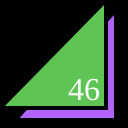
Frame 1 (no input)
Frame 60 (no input): identical to frame 1, image omitted
Frame 120 (the mouse pressed at the canvas centre since frame 60): identical to frame 1, image omitted

The p5.js sketch that drew this single still picture (run headless with seeded random() and noise() and a simulated clock; from frame 60 on, the mouse is pressed at the canvas centre):

// p5.js sketch
// ── sketch.js
function setup() {
  createCanvas(128,128);
}

function draw() {
  background(0);
  strokeWeight(4);
  fill(178, 100, 255);
  triangle(15,120,116,120,116,10);
  fill(94, 196, 84);
  triangle(0,108,106,108,106,0);
  fill(255);
  textSize(32);
  textFont("serif");
  text("46", 68, 100);
}
